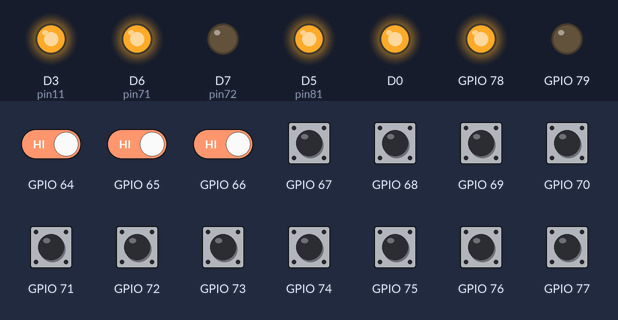
A sketch run on a simulated ESP8266 (NodeMCU). Parts: output pins drawn as LEDs (lit = HIGH). Inputs (shaded band) come from the test bench; at power-on: GPIO 64–77 HIGH. WiFi joins after 1.5 s; servers stay silent unless stated; web services answer with replies made up by the test bench; what the sketch prints to the serial monitor is not drawn.

Above: at 7.7 s.
7.8 s: GPIO 64 driven LOW and GPIO 65 driven LOW
At 11.9 s:
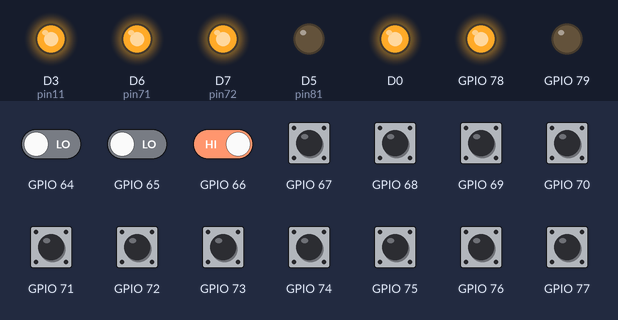
12.0 s: GPIO 65 driven HIGH
At 13.6 s:
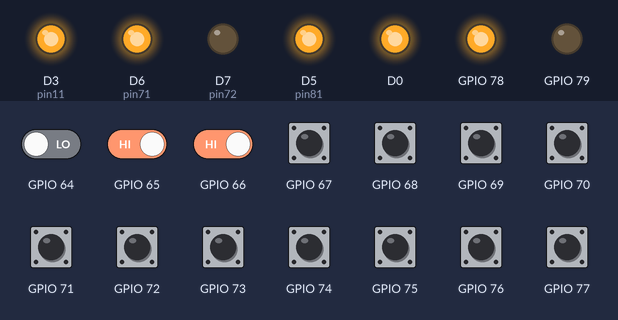
14.2 s: GPIO 65 driven LOW
At 18.2 s:
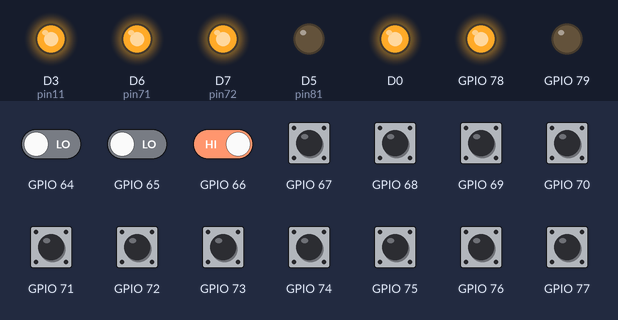
18.4 s: GPIO 65 driven HIGH and GPIO 66 driven LOW
At 22.4 s:
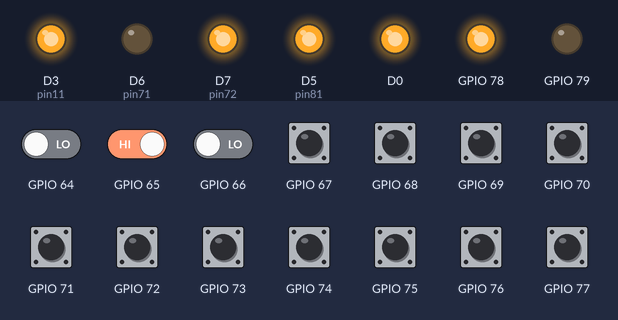
22.6 s: GPIO 65 driven LOW
At 26.8 s:
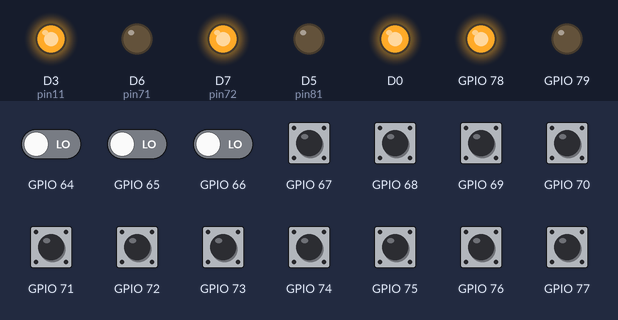
Timing chart, 0 to 27.8 s (numbered marks = the images above; inputs shaded):
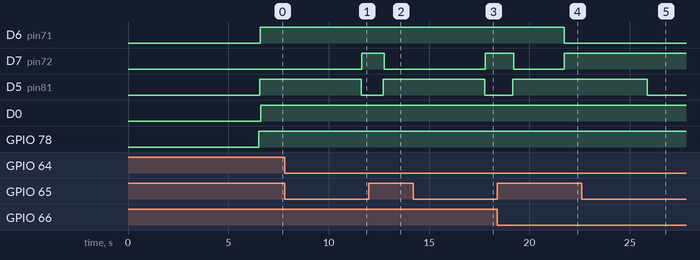

Measured:
- after the input at 7.8 s, D7 (pin72): LOW → HIGH after 3.8 s; D5 (pin81): HIGH → LOW after 3.8 s
- after the input at 12.0 s, D7 (pin72): HIGH → LOW after 0.77 s; D5 (pin81): LOW → HIGH after 0.72 s
- after the input at 14.2 s, D7 (pin72): LOW → HIGH after 3.6 s; D5 (pin81): HIGH → LOW after 3.6 s
- after the input at 18.4 s, D6 (pin71): HIGH → LOW after 3.3 s; D7 (pin72): HIGH → LOW after 0.82 s, → HIGH 2.5 s later; D5 (pin81): LOW → HIGH after 0.78 s
- after the input at 22.6 s, D5 (pin81): HIGH → LOW after 3.3 s

The sketch:

Sensor_15_Point.ino
```cpp
void Line_Notify(String message) ;

#include <ESP8266WiFi.h>
//#include <WiFiClientSecureAxTLS.h> // กรณีขึ้น Error ให้เอาบรรทัดนี้ออก

// Config connect WiFi
#define WIFI_SSID "Computer"
#define WIFI_PASSWORD "571733022"

// Line config
#define LINE_TOKEN "JLI3ZSVPO38RwV9Al9R366xN1uDuHBXUe8vKfzvfXVm"

//#define sw

//String message = "โดนกด"; // ArduinoIDE เวอร์ชั่นใหม่ ๆ ใส่ภาษาไทยลงไปได้
#include "Adafruit_MCP23017.h"
#define pin11 0
#define pin12 1
#define pin13 2

#define pin21 3
#define pin22 4
#define pin23 5

#define pin31 6
#define pin32 7

#define pin41 8
#define pin42 9

#define pin51 10

#define pin61 11

#define pin71 12
#define pin72 13

#define pin81 14
#define pin82 15
//
//#define Relay1 D5
//#define Relay2 D6
//#define Relay3 D7
//#define Relay4 D0

Adafruit_MCP23017 mcp;
int cout =0;
int Cutoutdoor[4];
int Cutindoor[2];
int TanKWater[2];

void Zone1();
void Zone2();
void Zone3();
void Zone4();
void Zone5();
void Zone6();
void Zone7();
void Wificonnect();

void Relay1();
void Relay2();
void Relay3();
void Relay4();
void CallLine(String message);

void setup() {
  Serial.begin(9600);
  mcp.begin();
  mcp.pinMode(pin11, INPUT);
  mcp.pullUp(pin11, HIGH);

  mcp.pinMode(pin12, INPUT);
  mcp.pullUp(pin12, HIGH);

  mcp.pinMode(pin13, INPUT);
  mcp.pullUp(pin13, HIGH);

  mcp.pinMode(pin21, INPUT);
  mcp.pullUp(pin21, HIGH);

  mcp.pinMode(pin22, INPUT);
  mcp.pullUp(pin22, HIGH);

  mcp.pinMode(pin23, INPUT);
  mcp.pullUp(pin23, HIGH);

  mcp.pinMode(pin31, INPUT);
  mcp.pullUp(pin31, HIGH);

  mcp.pinMode(pin32, INPUT);
  mcp.pullUp(pin32, HIGH);

  mcp.pinMode(pin41, INPUT);
  mcp.pullUp(pin41, HIGH);

  mcp.pinMode(pin42, INPUT);
  mcp.pullUp(pin42, HIGH);

  mcp.pinMode(pin51, INPUT);
  mcp.pullUp(pin51, HIGH);

  mcp.pinMode(pin61, INPUT);
  mcp.pullUp(pin61, HIGH);

  mcp.pinMode(pin71, INPUT);
  mcp.pullUp(pin71, HIGH);

  mcp.pinMode(pin72, INPUT);
  mcp.pullUp(pin72, HIGH);

  pinMode(D3, OUTPUT); //สัญญาณ Connect Wifi

  pinMode(D5, OUTPUT);   //Relay 4 ตัว
  pinMode(D6, OUTPUT);
  pinMode(D7, OUTPUT);
  pinMode(D0, OUTPUT);

  mcp.pinMode(pin81, OUTPUT);   //ไฟสถานะตู้ ON/OFF
  mcp.pinMode(pin82, OUTPUT);
   Wificonnect();

}


void loop() {

    if (WiFi.status() == WL_CONNECTED) {
      mcp.digitalWrite(pin81,HIGH);
      mcp.digitalWrite(pin82,LOW);
    digitalWrite(D3, HIGH);
  }
  if (WiFi.status() != WL_CONNECTED ) {
    mcp.digitalWrite(pin82, HIGH);
    mcp.digitalWrite(pin81,LOW);
    digitalWrite(D3, LOW);
  }
    Zone1();
    Zone2();
    Zone3();
    Zone4();
    Zone5();
    Zone6();
    Zone7();
    Relay1();
    Relay2();
    Relay3();
    Relay4();
  delay(1000);
}
```

CallLine.ino
```cpp
void Line_Notify(String message) {
  WiFiClientSecure client; // กรณีขึ้น Error ให้ลบ axTLS:: ข้างหน้าทิ้ง
  if (!client.connect("notify-api.line.me", 443)) {
    Serial.println("connection failed");
    return;
  }

  String req = "";
  req += "POST /api/notify HTTP/1.1\r\n";
  req += "Host: notify-api.line.me\r\n";
  req += "Authorization: Bearer " + String(LINE_TOKEN) + "\r\n";
  req += "Cache-Control: no-cache\r\n";
  req += "User-Agent: ESP8266\r\n";
  req += "Connection: close\r\n";
  req += "Content-Type: application/x-www-form-urlencoded\r\n";
  req += "Content-Length: " + String(String("message=" + message).length()) + "\r\n";
  req += "\r\n";
  req += "message=" + message;
  // Serial.println(req);
  client.print(req);

  delay(20);

  // Serial.println("-------------");
  while (client.connected()) {
    String line = client.readStringUntil('\n');
    if (line == "\r") {
      break;
    }
    //Serial.println(line);
  }
  // Serial.println("-------------");
}
void CallLine(String message){
   if (WiFi.status() == WL_CONNECTED) {
    Line_Notify(message);
  }
}
```

Relay.ino
```cpp
void Relay1(){
      Serial.println(Cutoutdoor[0]+Cutoutdoor[1]+Cutoutdoor[2]+Cutoutdoor[3]);
  if((Cutoutdoor[0]+Cutoutdoor[1]+Cutoutdoor[2]+Cutoutdoor[3])>0){
    Serial.println("1ตัด");
    digitalWrite(D5, LOW);
  }
  if((Cutoutdoor[0]+Cutoutdoor[1]+Cutoutdoor[2]+Cutoutdoor[3])==0){
    Serial.println("1ไม่ตัด");
    digitalWrite(D5, HIGH);
  }
}

void Relay2(){
  if((Cutindoor[0]+Cutindoor[1])>0){
    Serial.println("2ตัด");
    digitalWrite(D6, LOW);
  }
  if((Cutindoor[0]+Cutindoor[1])==0){
    Serial.println("2ไม่ตัด");
    digitalWrite(D6, HIGH);
  }
}

void Relay3(){
  if((Cutoutdoor[0]+Cutoutdoor[1]+Cutoutdoor[2]+Cutoutdoor[3]+Cutindoor[0]+Cutindoor[1])>0){
    Serial.println("3ต่อ");
    digitalWrite(D7, HIGH);
  }
  if((Cutoutdoor[0]+Cutoutdoor[1]+Cutoutdoor[2]+Cutoutdoor[3]+Cutindoor[0]+Cutindoor[1])==0){
    Serial.println("3ไม่ต่อ");
    digitalWrite(D7, LOW);
  }
}
void Relay4(){
  if((TanKWater[0]+TanKWater[1]) > 0){
    Serial.println("4ตัด");
    digitalWrite(D0, LOW);
  }
    if((TanKWater[0]+TanKWater[1])==0){
    Serial.println("4ไม่ตัด");
    digitalWrite(D0, HIGH);
  }
}
```

Wifi.ino
```cpp
void Wificonnect(){
  WiFi.mode(WIFI_STA);
  // connect to wifi.
  WiFi.begin(WIFI_SSID, WIFI_PASSWORD);
  Serial.print("connecting");

  while (WiFi.status() != WL_CONNECTED&&cout<=30) {
    Serial.print(".");
    delay(500);
    cout++;
  }
  if(cout>0){
    cout=0;
  }

  if (WiFi.status() == WL_CONNECTED) {
    Serial.println();
    Serial.print("connected: ");
    Serial.println(WiFi.localIP());
    digitalWrite(D3, HIGH);
  }
  if (WiFi.status() != WL_CONNECTED) {
    Serial.println();
    Serial.print("Do not connected: ");
    digitalWrite(D3, LOW);
  }
  delay(5000);
}
```

Zone.ino
```cpp
int coutZone11=0;
int coutZone12=0;
int coutZone13=0;
int coutZone21=0;
int coutZone22=0;
int coutZone23=0;
int coutZone31=0;
int coutZone32=0;
int coutZone41=0;
int coutZone42=0;
int coutZone51=0;
int coutZone61=0;
int coutZone71=0;
int coutZone72=0;
void Zone1() {
  if(mcp.digitalRead(pin11) == 0) {
    coutZone11++;
  }
  if (mcp.digitalRead(pin11) != 0){
    coutZone11=0;
   }
  if(coutZone11==3){
     delay(10);
    String message = "Zone1 ระดับ1"; // ArduinoIDE เวอร์ชั่นใหม่ ๆ ใส่ภาษาไทยลงไปได้เลย
    Serial.println("1");
    CallLine(message);
    coutZone11=0;
  }
  if(mcp.digitalRead(pin12) == 0) {
     coutZone12++;
  }
  if(coutZone12==3){
    delay(10);
    String message = "Zone1 ระดับ2"; // ArduinoIDE เวอร์ชั่นใหม่ ๆ ใส่ภาษาไทยลงไปได้เลย
    Serial.println("2");
    CallLine(message);
    Cutoutdoor[0]=1;
    coutZone12=0;
  }
   if (mcp.digitalRead(pin12) != 0){
    Serial.println(Cutoutdoor[0]);
    Cutoutdoor[0]=0;
    coutZone12=0;
   }
  if (mcp.digitalRead(pin13) == 0) {
    coutZone13++;
  }
  if(coutZone13==3){
    delay(10);
    String message = "Zone1 ระดับ3"; // ArduinoIDE เวอร์ชั่นใหม่ ๆ ใส่ภาษาไทยลงไปได้เลย
    Serial.println("3");
    CallLine(message);
    Cutindoor[0]=1;
    coutZone13=0;
  }
  if (mcp.digitalRead(pin13) != 0) {
    Cutindoor[0]=0;
    coutZone13=0;
  }
  Serial.println("END ZONE1");
}
//-----------------------------------------------------------------------------------------------------------------

void Zone2() {
  if(mcp.digitalRead(pin21) == 0) {
    coutZone21++;
  }
  if (mcp.digitalRead(pin21) != 0) {
    coutZone21=0;
  }
  if(coutZone21==3){
    delay(10);
    String message = "Zone2 ระดับ1"; // ArduinoIDE เวอร์ชั่นใหม่ ๆ ใส่ภาษาไทยลงไปได้เลย
    Serial.println("1");
    CallLine(message);
    coutZone21=0;
  }
  if(mcp.digitalRead(pin22) == 0) {
     coutZone22++;
  }
  if(coutZone22==3){
    delay(10);
    String message = "Zone2 ระดับ2"; // ArduinoIDE เวอร์ชั่นใหม่ ๆ ใส่ภาษาไทยลงไปได้เลย
    Serial.println("2");
    CallLine(message);
    Cutoutdoor[1]=1;
    coutZone22=0;
  }
   if (mcp.digitalRead(pin22) != 0){
    Cutoutdoor[1]=0;
    coutZone22=0;
   }
  if (mcp.digitalRead(pin23) == 0) {
    coutZone23++;
  }
  if(coutZone23==3){
    delay(10);
    String message = "Zone2 ระดับ2"; // ArduinoIDE เวอร์ชั่นใหม่ ๆ ใส่ภาษาไทยลงไปได้เลย
    Serial.println("2");
    CallLine(message);
    Cutindoor[1]=1;
    coutZone23=0;
  }
  if (mcp.digitalRead(pin23) != 0) {
    Cutindoor[1]=0;
    coutZone23=0;
  }
  Serial.println("END ZONE2");
}

//---------------------------------------------------------------------------------------------------------------

void Zone3() {
  if(mcp.digitalRead(pin31) == 0) {
    coutZone31++;
  }
  if (mcp.digitalRead(pin31) != 0){
    coutZone31=0;
  }
  if(coutZone31==3){
    delay(10);
    String message = "Zone3 ระดับ1"; // ArduinoIDE เวอร์ชั่นใหม่ ๆ ใส่ภาษาไทยลงไปได้เลย
    Serial.println("1");
    CallLine(message);
    coutZone31=0;
  }
  if(mcp.digitalRead(pin32) == 0) {
     coutZone32++;
  }
  if(coutZone32==3){
    delay(10);
    String message = "Zone3 ระดับ2"; // ArduinoIDE เวอร์ชั่นใหม่ ๆ ใส่ภาษาไทยลงไปได้เลย
    Serial.println("2");
    CallLine(message);
    Cutoutdoor[2]=1;
    coutZone32=0;
  }
   if (mcp.digitalRead(pin32) != 0){
    Cutoutdoor[2]=0;
    coutZone32=0;
   }
  Serial.println("END ZONE3");
}

//-------------------------------------------------------------------------------------------------------------------

void Zone4() {
  if(mcp.digitalRead(pin41) == 0) {
    coutZone41++;
  }
  if (mcp.digitalRead(pin42) != 0){
    coutZone41=0;
   }
  if(coutZone41==3){
    delay(10);
    String message = "Zone4 ระดับ1"; // ArduinoIDE เวอร์ชั่นใหม่ ๆ ใส่ภาษาไทยลงไปได้เลย
    Serial.println("1");
    CallLine(message);
    coutZone41=0;
  }
  if(mcp.digitalRead(pin42) == 0) {
     coutZone42++;
  }
  if(coutZone42==3){
    delay(10);
    String message = "Zone4 ระดับ2"; // ArduinoIDE เวอร์ชั่นใหม่ ๆ ใส่ภาษาไทยลงไปได้เลย
    Serial.println("2");
    CallLine(message);
    Cutoutdoor[3]=1;
    coutZone42=0;
  }
   if (mcp.digitalRead(pin42) != 0){
    Cutoutdoor[2]=0;
    coutZone42=0;
   }
  Serial.println("END ZONE4");
}

//----------------------------------------------------------------------------------------------------------------------

void Zone5() {
   Serial.println(coutZone51);
  if(mcp.digitalRead(pin51) == 0) {
    coutZone51++;
  }
  if(mcp.digitalRead(pin51) != 0){
    coutZone51=0;
  }
  if(coutZone51==3){
    delay(10);
    String message = "Zone5 น้ำล้น"; // ArduinoIDE เวอร์ชั่นใหม่ ๆ ใส่ภาษาไทยลงไปได้เลย
    Serial.println("1");
    CallLine(message);
    coutZone51=0;
  }
  Serial.println("END ZONE5");
}

//-----------------------------------------------------------------------------------------------------------------

void Zone6() {
   Serial.println(coutZone61);
  if(mcp.digitalRead(pin61) == 0) {
    coutZone61++;
  }
  if (mcp.digitalRead(pin61) != 0){
    coutZone61=0;
  }
  if(coutZone61==3){
    delay(10);
    String message = "Zone6 ระดับ1"; // ArduinoIDE เวอร์ชั่นใหม่ ๆ ใส่ภาษาไทยลงไปได้เลย
    Serial.println("1");
    CallLine(message);
    coutZone61=0;
  }
  Serial.println("END ZONE6");
}

//---------------------------------------------------------------------------------------------------------------

void Zone7() {

   Serial.println(coutZone71);

   Serial.println(coutZone72);
  if(mcp.digitalRead(pin71) == 0) {
    coutZone71++;
  }
  if (mcp.digitalRead(pin71) != 0){
    coutZone71=0;
    TanKWater[0]=0;
  }
  if(coutZone71==3){
   delay(10);
    String message = "Zone7";
    CallLine(message);
     message = "น้ำเต็ม";
    Serial.println("1");
    CallLine(message);
    TanKWater[0]=1;
    coutZone71=0;
  }

  if(mcp.digitalRead(pin72) == 0) {
    coutZone72++;
  }
  if (mcp.digitalRead(pin72) != 0){
    coutZone72=0;
    TanKWater[1]=0;
  }
  if(coutZone72==3){
   delay(10);
    String message = "Zone7";
    CallLine(message);
     message = "ตรวจสอบแท้งน้ำ";
    Serial.println("2");
    CallLine(message);
    coutZone72=0;
    TanKWater[1]=1;
  }

  Serial.println("END ZONE7");
}
```
